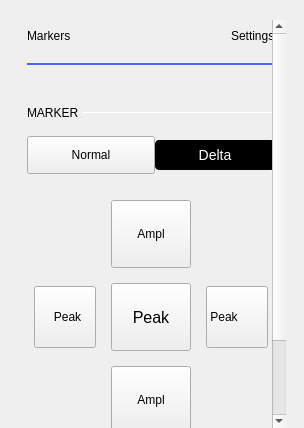
<?xml version="1.0" encoding="UTF-8"?>
<ui version="4.0">
 <class>MarkerSettings</class>
 <widget class="QWidget" name="MarkerSettings">
  <property name="geometry">
   <rect>
    <x>0</x>
    <y>0</y>
    <width>304</width>
    <height>428</height>
   </rect>
  </property>
  <layout class="QVBoxLayout" name="verticalLayout_8">
   <property name="spacing">
    <number>0</number>
   </property>
   <property name="leftMargin">
    <number>18</number>
   </property>
   <property name="topMargin">
    <number>20</number>
   </property>
   <property name="rightMargin">
    <number>18</number>
   </property>
   <property name="bottomMargin">
    <number>0</number>
   </property>
   <item>
    <widget class="QScrollArea" name="scrollArea_2">
     <property name="frameShape">
      <enum>QFrame::NoFrame</enum>
     </property>
     <property name="horizontalScrollBarPolicy">
      <enum>Qt::ScrollBarAlwaysOff</enum>
     </property>
     <property name="widgetResizable">
      <bool>true</bool>
     </property>
     <widget class="QWidget" name="scrollAreaWidgetContents_2">
      <property name="geometry">
       <rect>
        <x>0</x>
        <y>0</y>
        <width>268</width>
        <height>547</height>
       </rect>
      </property>
      <layout class="QVBoxLayout" name="verticalLayout_17">
       <item>
        <layout class="QHBoxLayout" name="hLayout_markers_title">
         <property name="bottomMargin">
          <number>14</number>
         </property>
         <item>
          <widget class="QLabel" name="label_4">
           <property name="text">
            <string>Markers</string>
           </property>
           <property name="general_settings_label" stdset="0">
            <bool>true</bool>
           </property>
          </widget>
         </item>
         <item>
          <spacer name="horizontalSpacer_8">
           <property name="orientation">
            <enum>Qt::Horizontal</enum>
           </property>
           <property name="sizeHint" stdset="0">
            <size>
             <width>0</width>
             <height>10</height>
            </size>
           </property>
          </spacer>
         </item>
         <item>
          <widget class="QLabel" name="labelMarkerSettingsTitle">
           <property name="text">
            <string>Settings</string>
           </property>
           <property name="general_settings_label" stdset="0">
            <bool>true</bool>
           </property>
          </widget>
         </item>
        </layout>
       </item>
       <item>
        <widget class="Line" name="lineMarkerSettingsTitle">
         <property name="minimumSize">
          <size>
           <width>240</width>
           <height>2</height>
          </size>
         </property>
         <property name="maximumSize">
          <size>
           <width>16777215</width>
           <height>2</height>
          </size>
         </property>
         <property name="styleSheet">
          <string notr="true">border: 2px solid rgb(74, 100, 255);</string>
         </property>
         <property name="orientation">
          <enum>Qt::Horizontal</enum>
         </property>
        </widget>
       </item>
       <item>
        <layout class="QHBoxLayout" name="hLayout_marker_selector">
         <property name="spacing">
          <number>0</number>
         </property>
         <property name="topMargin">
          <number>10</number>
         </property>
        </layout>
       </item>
       <item>
        <layout class="QHBoxLayout" name="horizontalLayout_4">
         <property name="spacing">
          <number>0</number>
         </property>
         <property name="topMargin">
          <number>25</number>
         </property>
         <property name="rightMargin">
          <number>0</number>
         </property>
         <property name="bottomMargin">
          <number>10</number>
         </property>
         <item>
          <widget class="QLabel" name="label_5">
           <property name="sizePolicy">
            <sizepolicy hsizetype="Minimum" vsizetype="Minimum">
             <horstretch>0</horstretch>
             <verstretch>0</verstretch>
            </sizepolicy>
           </property>
           <property name="text">
            <string>MARKER </string>
           </property>
           <property name="subsection_label" stdset="0">
            <bool>true</bool>
           </property>
          </widget>
         </item>
         <item>
          <widget class="Line" name="line">
           <property name="sizePolicy">
            <sizepolicy hsizetype="Expanding" vsizetype="Minimum">
             <horstretch>0</horstretch>
             <verstretch>0</verstretch>
            </sizepolicy>
           </property>
           <property name="minimumSize">
            <size>
             <width>0</width>
             <height>1</height>
            </size>
           </property>
           <property name="maximumSize">
            <size>
             <width>16777215</width>
             <height>1</height>
            </size>
           </property>
           <property name="orientation">
            <enum>Qt::Horizontal</enum>
           </property>
           <property name="subsection_line" stdset="0">
            <bool>true</bool>
           </property>
          </widget>
         </item>
        </layout>
       </item>
       <item>
        <layout class="QGridLayout" name="gridLayout_3">
         <property name="topMargin">
          <number>0</number>
         </property>
         <property name="bottomMargin">
          <number>0</number>
         </property>
         <property name="horizontalSpacing">
          <number>0</number>
         </property>
         <property name="verticalSpacing">
          <number>15</number>
         </property>
         <item row="0" column="1">
          <widget class="QPushButton" name="pushButton_4">
           <property name="styleSheet">
            <string notr="true">QPushButton {
color: white;
background-color: black;

font-size:14px;
height: 30px;
width: 120px;
border-width: 0px;
border-radius: 4px;
}
QPushButton:disabled {
background-color: grey;
}
QPushButton:pressed {
background-color: #F45000;
}

QPushButton:hover
{
	 background-color: #4a34ff;
}</string>
           </property>
           <property name="text">
            <string>Delta</string>
           </property>
          </widget>
         </item>
         <item row="0" column="0">
          <widget class="QPushButton" name="pushButton_3">
           <property name="styleSheet">
            <string notr="true">QPushButton {
height: 30px;
width: 120px;
border-width: 0px;
}</string>
           </property>
           <property name="text">
            <string>Normal</string>
           </property>
           <property name="blue_button" stdset="0">
            <bool>true</bool>
           </property>
          </widget>
         </item>
        </layout>
       </item>
       <item>
        <layout class="QVBoxLayout" name="markerFreqPosLayout"/>
       </item>
       <item>
        <layout class="QHBoxLayout" name="horizontalLayout_10">
         <property name="spacing">
          <number>0</number>
         </property>
         <property name="leftMargin">
          <number>0</number>
         </property>
         <property name="topMargin">
          <number>0</number>
         </property>
         <property name="rightMargin">
          <number>0</number>
         </property>
         <item>
          <spacer name="horizontalSpacer_3">
           <property name="orientation">
            <enum>Qt::Horizontal</enum>
           </property>
           <property name="sizeHint" stdset="0">
            <size>
             <width>2</width>
             <height>20</height>
            </size>
           </property>
          </spacer>
         </item>
         <item>
          <layout class="QGridLayout" name="gridLayout_2">
           <property name="topMargin">
            <number>20</number>
           </property>
           <property name="bottomMargin">
            <number>0</number>
           </property>
           <property name="spacing">
            <number>15</number>
           </property>
           <item row="1" column="2">
            <widget class="QPushButton" name="btnRightPeak">
             <property name="sizePolicy">
              <sizepolicy hsizetype="Fixed" vsizetype="Fixed">
               <horstretch>0</horstretch>
               <verstretch>0</verstretch>
              </sizepolicy>
             </property>
             <property name="layoutDirection">
              <enum>Qt::RightToLeft</enum>
             </property>
             <property name="styleSheet">
              <string notr="true">QPushButton {
height: 60px;
width: 55px;
padding-left: 5px;

text-align: left;
}</string>
             </property>
             <property name="text">
              <string> Peak</string>
             </property>
             <property name="icon">
              <iconset resource="../resources/resources.qrc">
               <normaloff>:/icons/arrow_right.svg</normaloff>:/icons/arrow_right.svg</iconset>
             </property>
             <property name="iconSize">
              <size>
               <width>12</width>
               <height>12</height>
              </size>
             </property>
             <property name="blue_button" stdset="0">
              <bool>true</bool>
             </property>
            </widget>
           </item>
           <item row="1" column="0">
            <widget class="QPushButton" name="btnLeftPeak">
             <property name="sizePolicy">
              <sizepolicy hsizetype="Fixed" vsizetype="Fixed">
               <horstretch>0</horstretch>
               <verstretch>0</verstretch>
              </sizepolicy>
             </property>
             <property name="styleSheet">
              <string notr="true">QPushButton {
height: 60px;
width: 55px;

padding-left: 5px;
}</string>
             </property>
             <property name="text">
              <string>Peak</string>
             </property>
             <property name="icon">
              <iconset resource="../resources/resources.qrc">
               <normaloff>:/icons/arrow_left.svg</normaloff>:/icons/arrow_left.svg</iconset>
             </property>
             <property name="iconSize">
              <size>
               <width>12</width>
               <height>12</height>
              </size>
             </property>
             <property name="blue_button" stdset="0">
              <bool>true</bool>
             </property>
            </widget>
           </item>
           <item row="0" column="1">
            <widget class="QPushButton" name="btnUpAmplPeak">
             <property name="sizePolicy">
              <sizepolicy hsizetype="Fixed" vsizetype="Fixed">
               <horstretch>0</horstretch>
               <verstretch>0</verstretch>
              </sizepolicy>
             </property>
             <property name="styleSheet">
              <string notr="true">QPushButton {
height: 60px;
width: 60px;
}</string>
             </property>
             <property name="text">
              <string>Ampl</string>
             </property>
             <property name="icon">
              <iconset resource="../resources/resources.qrc">
               <normaloff>:/icons/arrow_up.svg</normaloff>:/icons/arrow_up.svg</iconset>
             </property>
             <property name="iconSize">
              <size>
               <width>12</width>
               <height>12</height>
              </size>
             </property>
             <property name="blue_button" stdset="0">
              <bool>true</bool>
             </property>
            </widget>
           </item>
           <item row="2" column="1">
            <widget class="QPushButton" name="btnDnAmplPeak">
             <property name="sizePolicy">
              <sizepolicy hsizetype="Fixed" vsizetype="Fixed">
               <horstretch>0</horstretch>
               <verstretch>0</verstretch>
              </sizepolicy>
             </property>
             <property name="styleSheet">
              <string notr="true">QPushButton {
height: 60px;
width: 60px;
}</string>
             </property>
             <property name="text">
              <string>Ampl</string>
             </property>
             <property name="icon">
              <iconset resource="../resources/resources.qrc">
               <normaloff>:/icons/arrow_down.svg</normaloff>:/icons/arrow_down.svg</iconset>
             </property>
             <property name="iconSize">
              <size>
               <width>12</width>
               <height>12</height>
              </size>
             </property>
             <property name="blue_button" stdset="0">
              <bool>true</bool>
             </property>
            </widget>
           </item>
           <item row="1" column="1">
            <widget class="QPushButton" name="btnMaxPeak">
             <property name="sizePolicy">
              <sizepolicy hsizetype="Fixed" vsizetype="Fixed">
               <horstretch>0</horstretch>
               <verstretch>0</verstretch>
              </sizepolicy>
             </property>
             <property name="styleSheet">
              <string notr="true">QPushButton {
font-size:16px;
height: 60px;
width: 60px;
border-width: 0px;
}</string>
             </property>
             <property name="text">
              <string>Peak</string>
             </property>
             <property name="blue_button" stdset="0">
              <bool>true</bool>
             </property>
            </widget>
           </item>
          </layout>
         </item>
         <item>
          <spacer name="horizontalSpacer_10">
           <property name="orientation">
            <enum>Qt::Horizontal</enum>
           </property>
           <property name="sizeHint" stdset="0">
            <size>
             <width>2</width>
             <height>20</height>
            </size>
           </property>
          </spacer>
         </item>
        </layout>
       </item>
       <item>
        <layout class="QHBoxLayout" name="horizontalLayout_2">
         <property name="spacing">
          <number>0</number>
         </property>
         <property name="topMargin">
          <number>25</number>
         </property>
         <property name="bottomMargin">
          <number>10</number>
         </property>
         <item>
          <widget class="QLabel" name="label_6">
           <property name="sizePolicy">
            <sizepolicy hsizetype="Fixed" vsizetype="Preferred">
             <horstretch>0</horstretch>
             <verstretch>0</verstretch>
            </sizepolicy>
           </property>
           <property name="text">
            <string>GENERAL </string>
           </property>
           <property name="subsection_label" stdset="0">
            <bool>true</bool>
           </property>
          </widget>
         </item>
         <item>
          <widget class="Line" name="line_2">
           <property name="minimumSize">
            <size>
             <width>0</width>
             <height>1</height>
            </size>
           </property>
           <property name="maximumSize">
            <size>
             <width>16777215</width>
             <height>1</height>
            </size>
           </property>
           <property name="orientation">
            <enum>Qt::Horizontal</enum>
           </property>
           <property name="subsection_line" stdset="0">
            <bool>true</bool>
           </property>
          </widget>
         </item>
        </layout>
       </item>
       <item>
        <layout class="QGridLayout" name="gridLayout_4">
         <property name="topMargin">
          <number>0</number>
         </property>
         <property name="bottomMargin">
          <number>0</number>
         </property>
         <property name="horizontalSpacing">
          <number>0</number>
         </property>
         <property name="verticalSpacing">
          <number>10</number>
         </property>
         <item row="0" column="0">
          <widget class="QLabel" name="label_9">
           <property name="text">
            <string>Marker Table</string>
           </property>
          </widget>
         </item>
         <item row="0" column="1">
          <widget class="adiscope::CustomSwitch" name="btnMarkerTable">
           <property name="text">
            <string/>
           </property>
          </widget>
         </item>
        </layout>
       </item>
       <item>
        <spacer name="verticalSpacer_5">
         <property name="orientation">
          <enum>Qt::Vertical</enum>
         </property>
         <property name="sizeHint" stdset="0">
          <size>
           <width>10</width>
           <height>0</height>
          </size>
         </property>
        </spacer>
       </item>
      </layout>
     </widget>
    </widget>
   </item>
  </layout>
 </widget>
 <customwidgets>
  <customwidget>
   <class>adiscope::CustomSwitch</class>
   <extends>QPushButton</extends>
   <header>gui/customSwitch.hpp</header>
  </customwidget>
 </customwidgets>
 <resources>
  <include location="../resources/resources.qrc"/>
 </resources>
 <connections/>
</ui>
